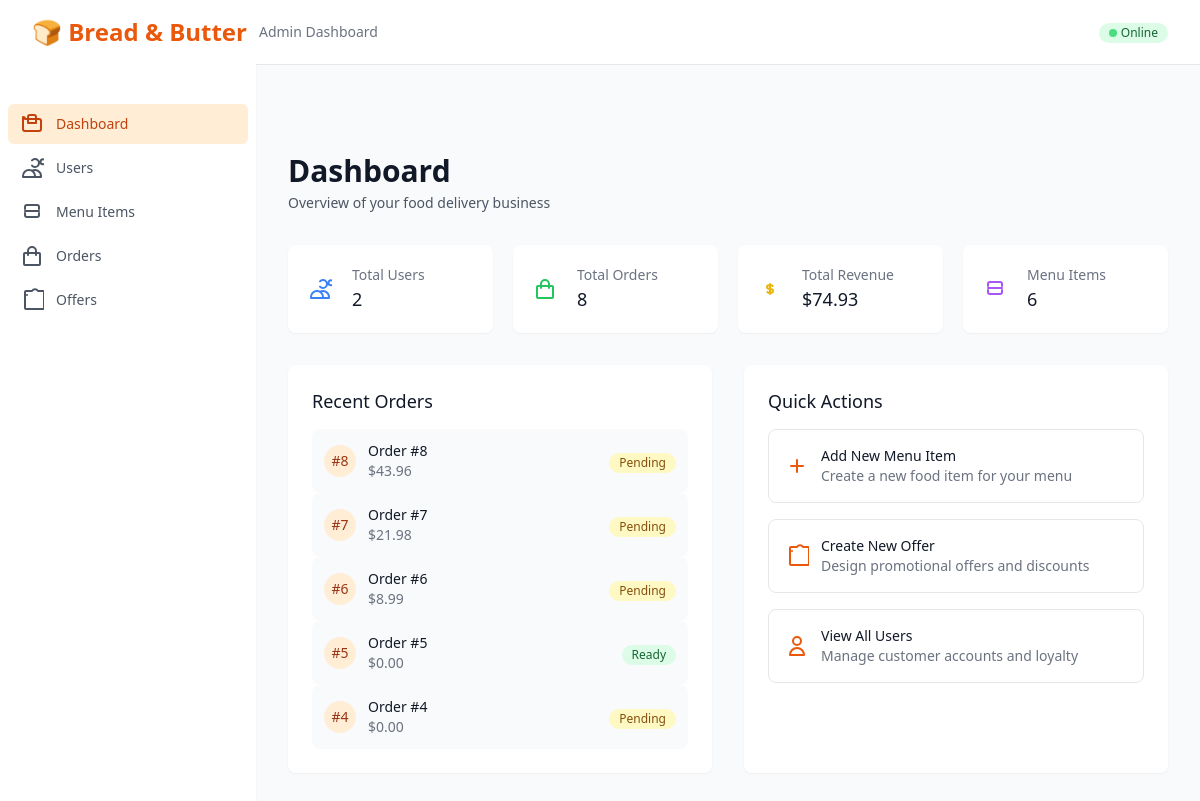
The page / on the database its author committed.
### backend/app.py (models this page shows, shortened)
class Order(db.Model):
    id = db.Column(db.Integer, primary_key=True)
    user_id = db.Column(db.Integer, db.ForeignKey('user.id'), nullable=False)
    total_amount = db.Column(db.Float, nullable=False)
    status = db.Column(db.String(50), default='pending')  # pending, confirmed, preparing, ready, delivered
    delivery_address = db.Column(db.Text, nullable=True)
    phone = db.Column(db.String(20), nullable=True)
    items = db.Column(db.Text, nullable=False)  # JSON string of ordered items
    created_at = db.Column(db.DateTime, default=datetime.utcnow)
    user = db.relationship('User', backref=db.backref('orders', lazy=True))

### backend/app.py (the view)
@app.route('/')
def dashboard():
    stats = {
        'total_users': User.query.count(),
        'total_orders': Order.query.count(),
        'total_revenue': db.session.query(db.func.sum(Order.total_amount)).scalar() or 0,
        'total_menu_items': MenuItem.query.count()
    }
    recent_orders = Order.query.order_by(Order.created_at.desc()).limit(5).all()
    return render_template('dashboard.html', stats=stats, recent_orders=recent_orders)

### backend/templates/dashboard.html (shortened to what this page needs)
{% extends "base.html" %}
{% block content %}
<div class="mb-8">
    <h1 class="text-3xl font-bold text-gray-900">Dashboard</h1>
    <p class="mt-1 text-sm text-gray-600">Overview of your food delivery business</p>
</div>
<div class="grid grid-cols-1 gap-5 sm:grid-cols-2 lg:grid-cols-4 mb-8">
    <div class="bg-white overflow-hidden shadow-sm rounded-lg">
        <div class="p-5">
            <div class="flex items-center">
                <div class="flex-shrink-0">
                    <svg class="h-6 w-6 text-blue-500" fill="none" viewBox="0 0 24 24" stroke="currentColor">
                        <path stroke-linecap="round" stroke-linejoin="round" stroke-width="2" d="M12 4.354a4 4 0 110 5.292M15 21H3v-1a6 6 0 0112 0v1zm0 0h6v-1a6 6 0 00-9-5.197m13.5-9a2.5 2.5 0 11-5 0 2.5 2.5 0 015 0z" />
                    </svg>
                </div>
                <div class="ml-5 w-0 flex-1">
                    <dl>
                        <dt class="text-sm font-medium text-gray-500 truncate">Total Users</dt>
                        <dd class="text-lg font-medium text-gray-900" id="total-users">{{ stats.total_users or 0 }}</dd>
                    </dl>
                </div>
            </div>
        </div>
    </div>
    <div class="bg-white overflow-hidden shadow-sm rounded-lg">
        <div class="p-5">
            <div class="flex items-center">
                <div class="flex-shrink-0">
                    <svg class="h-6 w-6 text-green-500" fill="none" viewBox="0 0 24 24" stroke="currentColor">
                        <path stroke-linecap="round" stroke-linejoin="round" stroke-width="2" d="M16 11V7a4 4 0 00-8 0v4M5 9h14a1 1 0 011 1v10a1 1 0 01-1 1H5a1 1 0 01-1-1V10a1 1 0 011-1z" />
                    </svg>
                </div>
                <div class="ml-5 w-0 flex-1">
                    <dl>
                        <dt class="text-sm font-medium text-gray-500 truncate">Total Orders</dt>
                        <dd class="text-lg font-medium text-gray-900" id="total-orders">{{ stats.total_orders or 0 }}</dd>
                    </dl>
                </div>
            </div>
        </div>
    </div>
    <div class="bg-white overflow-hidden shadow-sm rounded-lg">
        <div class="p-5">
            <div class="flex items-center">
                <div class="flex-shrink-0">
                    <svg class="h-6 w-6 text-yellow-500" fill="none" viewBox="0 0 24 24" stroke="currentColor">
                        <path stroke-linecap="round" stroke-linejoin="round" stroke-width="2" d="M12 8c-1.657 0-3 .895-3 2s1.343 2 3 2 3 .895 3 2-1.343 2-3 2m0-8c1.11 0 2.08.402 2.599 1M12 8V7m0 1v8m0 0v1m0-1c-1.11 0-2.08-.402-2.599-1" />
                    </svg>
                </div>
                <div class="ml-5 w-0 flex-1">
                    <dl>
                        <dt class="text-sm font-medium text-gray-500 truncate">Total Revenue</dt>
                        <dd class="text-lg font-medium text-gray-900" id="total-revenue">${{ stats.total_revenue or 0 }}</dd>
                    </dl>
                </div>
            </div>
        </div>
    </div>
    <div class="bg-white overflow-hidden shadow-sm rounded-lg">
        <div class="p-5">
            <div class="flex items-center">
                <div class="flex-shrink-0">
                    <svg class="h-6 w-6 text-purple-500" fill="none" viewBox="0 0 24 24" stroke="currentColor">
                        <path stroke-linecap="round" stroke-linejoin="round" stroke-width="2" d="M19 11H5m14-2V7a2 2 0 00-2-2H7a2 2 0 00-2 2v2m14 4v2a2 2 0 01-2 2H7a2 2 0 01-2-2v-2" />
                    </svg>
                </div>
                <div class="ml-5 w-0 flex-1">
                    <dl>
                        <dt class="text-sm font-medium text-gray-500 truncate">Menu Items</dt>
                        <dd class="text-lg font-medium text-gray-900" id="total-menu-items">{{ stats.total_menu_items or 0 }}</dd>
                    </dl>
                </div>
            </div>
        </div>
    </div>
</div>
<div class="grid grid-cols-1 lg:grid-cols-2 gap-8">
    <div class="bg-white shadow-sm rounded-lg">
        <div class="px-4 py-5 sm:p-6">
            <h3 class="text-lg leading-6 font-medium text-gray-900 mb-4">Recent Orders</h3>
            <div class="space-y-3">
                <div id="recent-orders">
                    {% for order in recent_orders %}
                    <div class="flex items-center justify-between p-3 bg-gray-50 rounded-lg">
                        <div class="flex items-center space-x-3">
                            <div class="flex-shrink-0">
                                <div class="h-8 w-8 bg-primary-100 rounded-full flex items-center justify-center">
                                    <span class="text-sm font-medium text-primary-800">#{{ order.id }}</span>
                                </div>
                            </div>
                            <div class="min-w-0 flex-1">
                                <p class="text-sm font-medium text-gray-900">Order #{{ order.id }}</p>
                                <p class="text-sm text-gray-500">${{ "%.2f"|format(order.total_amount) }}</p>
                            </div>
                        </div>
                        <div class="flex-shrink-0">
                            <span class="inline-flex items-center px-2.5 py-0.5 rounded-full text-xs font-medium
                                {% if order.status == 'pending' %}bg-yellow-100 text-yellow-800
                                {% elif order.status == 'confirmed' %}bg-blue-100 text-blue-800
                                {% elif order.status == 'preparing' %}bg-orange-100 text-orange-800
                                {% elif order.status == 'ready' %}bg-green-100 text-green-800
                                {% elif order.status == 'delivered' %}bg-gray-100 text-gray-800
                                {% endif %}">
                                {{ order.status.title() }}
                            </span>
                        </div>
                    </div>
                    {% endfor %}
                </div>
            </div>
        </div>
    </div>
    <div class="bg-white shadow-sm rounded-lg">
        <div class="px-4 py-5 sm:p-6">
            <h3 class="text-lg leading-6 font-medium text-gray-900 mb-4">Quick Actions</h3>
            <div class="space-y-4">
                <a href="/menu" class="block p-4 border border-gray-200 rounded-lg hover:bg-gray-50 transition-colors duration-200">
                    <div class="flex items-center space-x-3">
                        <div class="flex-shrink-0">
                            <svg class="h-6 w-6 text-primary-600" fill="none" viewBox="0 0 24 24" stroke="currentColor">
                                <path stroke-linecap="round" stroke-linejoin="round" stroke-width="2" d="M12 6v6m0 0v6m0-6h6m-6 0H6" />
                            </svg>
                        </div>
                        <div class="min-w-0 flex-1">
                            <p class="text-sm font-medium text-gray-900">Add New Menu Item</p>
                            <p class="text-sm text-gray-500">Create a new food item for your menu</p>
                        </div>
                    </div>
                </a>
                <a href="/offers" class="block p-4 border border-gray-200 rounded-lg hover:bg-gray-50 transition-colors duration-200">
                    <div class="flex items-center space-x-3">
                        <div class="flex-shrink-0">
                            <svg class="h-6 w-6 text-primary-600" fill="none" viewBox="0 0 24 24" stroke="currentColor">
                                <path stroke-linecap="round" stroke-linejoin="round" stroke-width="2" d="M7 7h.01M7 3h5c1.5-2.3 4.5-2.3 6 0h5a1.003 1.003 0 011 1v16a1.003 1.003 0 01-1 1H6a1.003 1.003 0 01-1-1V4a1.003 1.003 0 011-1z" />
                            </svg>
                        </div>
                        <div class="min-w-0 flex-1">
                            <p class="text-sm font-medium text-gray-900">Create New Offer</p>
                            <p class="text-sm text-gray-500">Design promotional offers and discounts</p>
                        </div>
                    </div>
                </a>
                <a href="/users" class="block p-4 border border-gray-200 rounded-lg hover:bg-gray-50 transition-colors duration-200">
                    <div class="flex items-center space-x-3">
                        <div class="flex-shrink-0">
                            <svg class="h-6 w-6 text-primary-600" fill="none" viewBox="0 0 24 24" stroke="currentColor">
                                <path stroke-linecap="round" stroke-linejoin="round" stroke-width="2" d="M16 7a4 4 0 11-8 0 4 4 0 018 0zM12 14a7 7 0 00-7 7h14a7 7 0 00-7-7z" />
                            </svg>
                        </div>
                        <div class="min-w-0 flex-1">
                            <p class="text-sm font-medium text-gray-900">View All Users</p>
                            <p class="text-sm text-gray-500">Manage customer accounts and loyalty</p>
                        </div>
                    </div>
                </a>
            </div>
        </div>
    </div>
</div>
{% endblock %}

### rows shown on the page
Order: id "8", total_amount "43.96", status "Pending"
Order: id "7", total_amount "21.98", status "Pending"
Order: id "6", total_amount "8.99", status "Pending"
Order: id "5", total_amount "0.00", status "Ready"
Order: id "4", total_amount "0.00", status "Pending"

### other values the page prints
{{ stats.total_users or 0 }} "2"
{{ stats.total_orders or 0 }} "8"
{{ stats.total_revenue or 0 }} "74.93"
{{ stats.total_menu_items or 0 }} "6"
